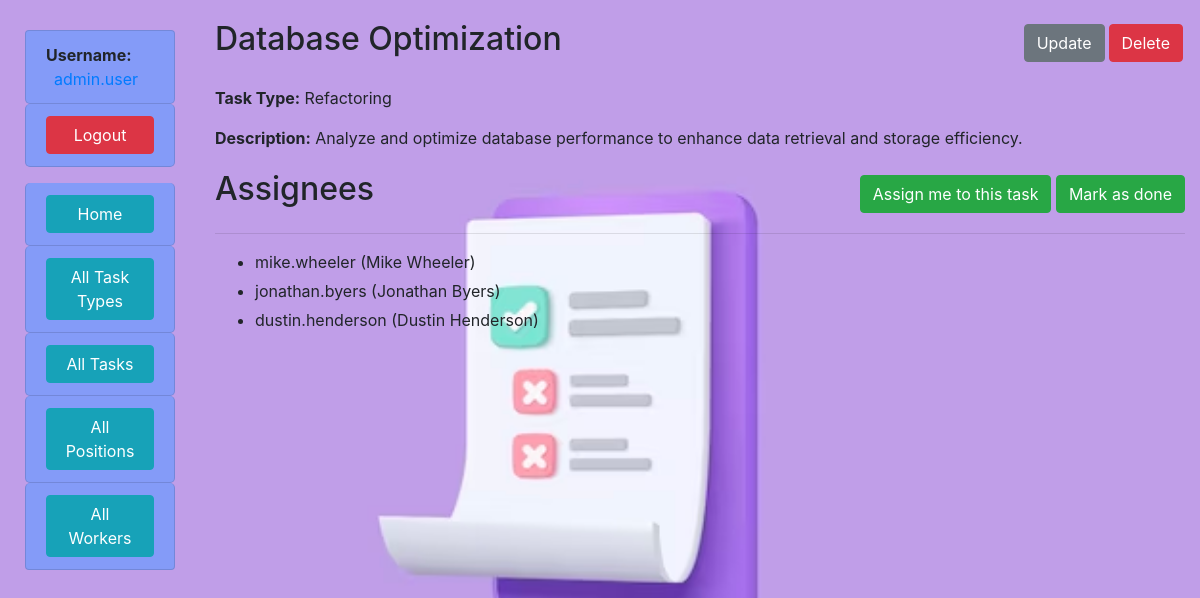
/tasks/4/ (signed in), run on the app's committed database.
### task/models.py (models this page shows, shortened)
class Worker(AbstractUser):
    position = models.ForeignKey(
        "Position",
        on_delete=models.CASCADE,
        related_name="workers",
        blank=True,
        null=True
    )
    class Meta:
        ordering = ["position"]
        verbose_name = "worker"
        verbose_name_plural = "workers"
    def get_absolute_url(self):
        return reverse("task:worker-detail", kwargs={"pk": self.pk})

class Task(models.Model):
    PRIORITY_CHOICES = [
        ("urgent", "Urgent"),
        ("high", "High"),
        ("medium", "Medium"),
        ("low", "Low"),
    ]
    name = models.CharField(max_length=255)
    description = models.TextField()
    deadline = models.DateField()
    is_completed = models.BooleanField()
    priority = models.CharField(
        choices=PRIORITY_CHOICES, default="medium", max_length=10
    )
    task_type = models.ForeignKey(
        TaskType, on_delete=models.SET_NULL, related_name="tasks", null=True
    )
    assignees = models.ManyToManyField(
        settings.AUTH_USER_MODEL, related_name="tasks"
    )
    class Meta:
        ordering = ["is_completed", "priority"]

class TaskType(models.Model):
    name = models.CharField(max_length=255, unique=True)
    class Meta:
        verbose_name = "task type"
        verbose_name_plural = "task types"

### task/views.py (the view)
# urls.py: path("tasks/<int:pk>/", TaskDetailView.as_view(), name="task-detail"),
class TaskDetailView(LoginRequiredMixin, generic.DetailView):
    model = Task

### templates/task/task_detail.html (shortened to what this page needs)
{% extends "base.html" %}
{% load static %}
{% block content %}
  <div class="header">
    <h2>{{ task.name }}</h2>
    <div>
      <a href="{% url 'task:task-delete' task.id %}" class="btn btn-danger link-to-page">Delete</a>
      <a href="{% url 'task:task-update' task.id %}" class="btn btn-secondary link-to-page">Update</a>
    </div>
  </div>
  <div class="task-details">
    <p><strong>Task Type:</strong> {{ task.task_type.name }}</p>
    <p><strong>Description:</strong> {{ task.description }}</p>
  </div>
  <div class="assignee-section">
    <h2>Assignees</h2>
    <div>
      {% if user in task.assignees.all %}
        <a href="{% url 'task:assign-delete' task.id %}" class="btn btn-danger assignee-action">Delete me from this task</a>
      {% else %}
        <a href="{% url 'task:assign-delete' task.id %}" class="btn btn-success assignee-action">Assign me to this task</a>
      {% endif %}
      {% if task.is_completed %}
        <a href="{% url 'task:mark-unmark' task.id %}" class="btn btn-danger">Unmark as done</a>
      {% else %}
        <a href="{% url 'task:mark-unmark' task.id %}" class="btn btn-success">Mark as done</a>
      {% endif %}
    </div>
  </div>
  <hr>
  <ul>
    {% for assignee in task.assignees.all %}
      <li class="assignee-item">{{ assignee.username }} ({{ assignee.first_name }} {{ assignee.last_name }})</li>
    {% endfor %}
  </ul>
{% endblock %}

### templates/includes/sidebar.html (shortened to what this page needs)
<ul class="list-group sidebar-nav sticky-sidebar">
  {% if user.is_authenticated %}
    <li class="list-group-item sidebar-bg-color">
      <span class="font-weight-bold">Username:</span>
      <a href="{{ user.get_absolute_url }}" class="ml-2">{{ user.username }}</a>
    </li>
    <li class="list-group-item sidebar-bg-color mb-3">
      <a href="{% url 'logout' %}" class="btn btn-danger btn-block">Logout</a>
    </li>
  {% endif %}
  <li class="list-group-item sidebar-bg-color">
    <a href="{% url 'task:index' %}" class="btn btn-info btn-block">Home</a>
  </li>
  <li class="list-group-item sidebar-bg-color">
    <a href="{% url 'task:task-type-list' %}" class="btn btn-info btn-block">All Task Types</a>
  </li>
  <li class="list-group-item sidebar-bg-color">
    <a href="{% url 'task:task-list' %}" class="btn btn-info btn-block">All Tasks</a>
  </li>
  <li class="list-group-item sidebar-bg-color">
    <a href="{% url 'task:position-list' %}" class="btn btn-info btn-block">All Positions</a>
  </li>
  <li class="list-group-item sidebar-bg-color">
    <a href="{% url 'task:worker-list' %}" class="btn btn-info btn-block">All Workers</a>
  </li>
</ul>

### static/css/styles.css (style rules this page uses)
body { margin-top: 20px; }
.link-to-page { float: right; margin: 0 2px 0 2px; }
.sidebar-bg-color { background-color: rgb(132, 155, 248); }
.list-group-item { border-radius: 5px; }
.sticky-sidebar { position: sticky; top: 0; z-index: 1; padding: 10px; }
.header { display: flex; justify-content: space-between; align-items: center; }
.task-details { margin-top: 20px; }
.assignee-section { margin-top: 20px; display: flex; justify-content: space-between; align-items: center; }
.assignee-item { margin-bottom: 5px; }
.assignee-action { margin-left: 10px; }

### data on the page
Worker: username "admin.user"
Task: name "Database Optimization", task_type.name "Refactoring", description "Analyze and optimize database performance to enhance data retrieval and storage efficiency."
Worker: username "mike.wheeler", first_name "Mike", last_name "Wheeler"
Worker: username "jonathan.byers", first_name "Jonathan", last_name "Byers"
Worker: username "dustin.henderson", first_name "Dustin", last_name "Henderson"
